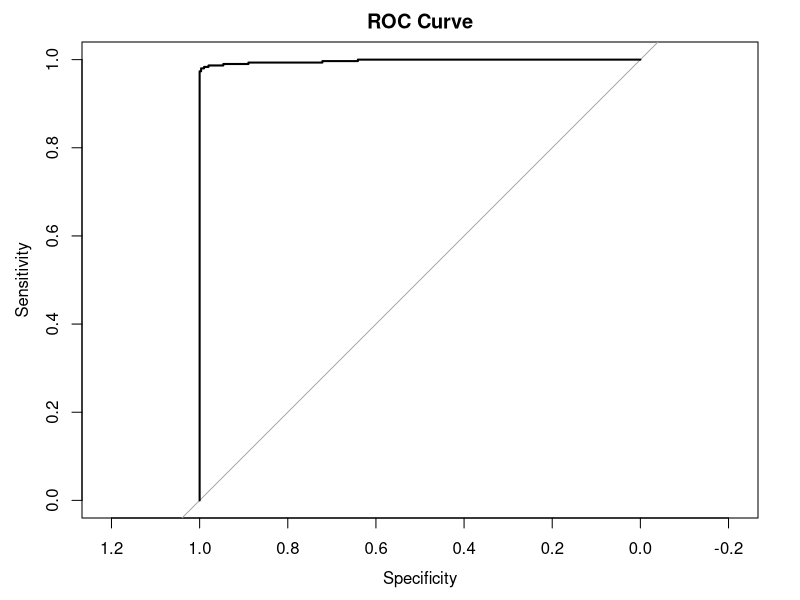

The R script that drew this image:
# SAMPLE IMPLEMENTATION:
# Machine Learning-Based Process Monitoring Framework
#
# DISCLAIMER
#
# This repository contains a simplified implementation
# illustrating the proposed methodology.
#
# Full simulation framework, calibration procedures,
# and experimental settings are reserved for future
# academic publication.



library(dplyr)
library(pROC)

# 1) DATA GENERATION
set.seed(123)
generate_data <- function(n = 1000, delta = 0) {
  data.frame(x = rnorm(n, mean = delta, sd = 1))
}

# Generate in-control and out-of-control observations

df_ic <- generate_data(n = 1000, delta = 0)
df_oc <- generate_data(n = 1000, delta = 1)


# 2) FEATURE ENGINEERING

feature_engineering <- function(df,
                                lambda = 0.1,
                                k = 0.5) {

  x <- df$x
  n <- length(x)

  z  <- numeric(n)
  cp <- numeric(n)

  z[1]  <- 0
  cp[1] <- 0

  for (i in 2:n) {

    z[i] <- lambda * x[i] +
      (1 - lambda) * z[i - 1]

    cp[i] <- max(
      0,
      x[i] - k + cp[i - 1]
    )
  }

  data.frame(
    x      = x,
    dEWMA  = c(0, diff(z)),
    dCPos  = c(0, diff(cp))
  )
}

# Apply feature extraction

feat_ic <- feature_engineering(df_ic)
feat_oc <- feature_engineering(df_oc)

# 3) PREPARE DATASET

X <- rbind(feat_ic, feat_oc)

y <- c(
  rep(0, nrow(feat_ic)),
  rep(1, nrow(feat_oc))
)

dataset <- data.frame(X, y)

# ============================================================
# 4) TRAIN / TEST SPLIT
# ============================================================

set.seed(123)

train_index <- sample(
  1:nrow(dataset),
  0.7 * nrow(dataset)
)

train_data <- dataset[train_index, ]
test_data  <- dataset[-train_index, ]

# 5) LOGISTIC REGRESSION MODEL

model <- glm(
  y ~ .,
  data = train_data,
  family = "binomial"
)

# 6) MODEL EVALUATION

test_scores <- predict(
  model,
  newdata = test_data,
  type = "response"
)

test_pred <- ifelse(
  test_scores >= 0.5,
  1,
  0
)

accuracy <- mean(
  test_pred == test_data$y
)

cat(
  "\nClassification Accuracy:",
  round(accuracy, 4),
  "\n"
)

# 7) ROC-AUC

roc_obj <- roc(
  test_data$y,
  test_scores
)

auc_value <- auc(roc_obj)

cat(
  "ROC-AUC:",
  round(auc_value, 4),
  "\n"
)

plot(
  roc_obj,
  main = "ROC Curve"
)

# END OF SAMPLE IMPLEMENTATION
